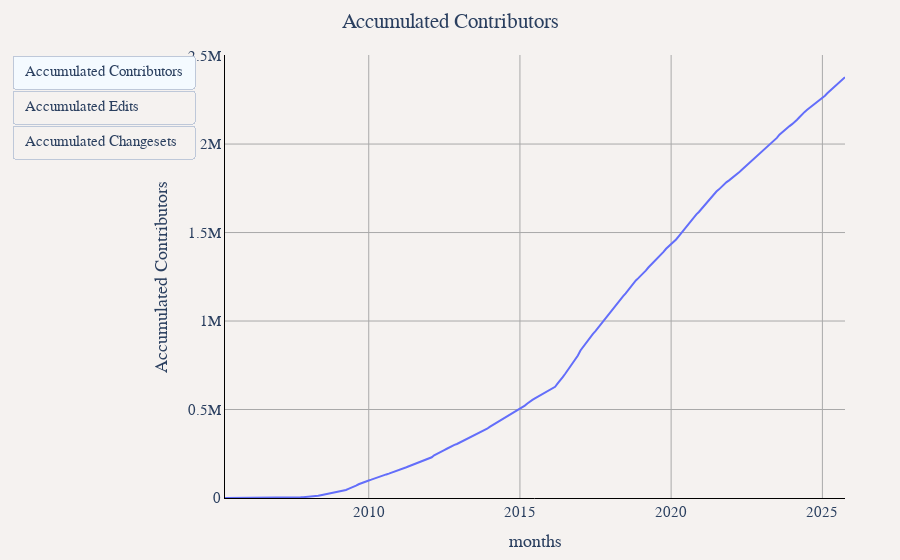

The code cell stored with this chart in its notebook:
### Markdown cell above
## Accumulated Contributors, Edits and Changesets Each Month

### Code cell
util.show_figure(
    [
        util.FigureConfig(
            title="Accumulated Contributors",
            label="Accumulated Contributors",
            x_col="months",
            y_col="Accumulated Contributors",
            query_or_df=df,
        ),
        util.FigureConfig(
            title="Accumulated Edits",
            label="Accumulated Edits",
            x_col="months",
            y_col="Accumulated Edits",
            query_or_df=df,
        ),
        util.FigureConfig(
            title="Accumulated Changesets",
            label="Accumulated Changesets",
            x_col="months",
            y_col="Accumulated Changesets",
            query_or_df=df,
        ),
    ]
)

### Figure 1 — Plotly figure (JSON) as saved in the notebook; plotly's stock layout.template omitted (floating-point values rounded to 4 significant figures; data arrays with more than 128 entries replaced by an {"elided": "..."} marker saying what was removed)
{"data": [{"hovertemplate": "Accumulated Contributors<br>%{x}<br>%{y:,} Accumulated Contributors<extra></extra>", "name": "Accumulated Contributors", "type": "scatter", "visible": true, "x": {"elided": "247 str values"}, "y": {"elided": "247 float values"}}, {"hovertemplate": "Accumulated Contributors<br>%{x}<br>%{y:,} Accumulated Edits<extra></extra>", "name": "Accumulated Contributors", "type": "scatter", "visible": false, "x": {"elided": "247 str values"}, "y": {"elided": "247 float values"}}, {"hovertemplate": "Accumulated Contributors<br>%{x}<br>%{y:,} Accumulated Changesets<extra></extra>", "name": "Accumulated Contributors", "type": "scatter", "visible": false, "x": {"elided": "247 str values"}, "y": {"elided": "247 float values"}}], "layout": {"barmode": "stack", "font": {"family": "Times", "size": 15}, "margin": {"b": 55, "l": 55, "r": 55, "t": 55}, "paper_bgcolor": "#f5f2f0", "plot_bgcolor": "#f5f2f0", "title": {"text": "Accumulated Contributors", "x": 0.5}, "updatemenus": [{"buttons": [{"args": [{"visible": [true, false, false]}, {"title.text": "Accumulated Contributors", "xaxis.title.text": "months", "yaxis.title.text": "Accumulated Contributors"}], "label": "Accumulated Contributors", "method": "update"}, {"args": [{"visible": [false, true, false]}, {"title.text": "Accumulated Edits", "xaxis.title.text": "months", "yaxis.title.text": "Accumulated Edits"}], "label": "Accumulated Edits", "method": "update"}, {"args": [{"visible": [false, false, true]}, {"title.text": "Accumulated Changesets", "xaxis.title.text": "months", "yaxis.title.text": "Accumulated Changesets"}], "label": "Accumulated Changesets", "method": "update"}], "type": "buttons"}], "xaxis": {"gridcolor": "darkgray", "linecolor": "black", "showgrid": true, "tickcolor": "black", "title": {"text": "months"}, "zerolinecolor": "darkgray"}, "yaxis": {"gridcolor": "darkgray", "linecolor": "black", "rangemode": "tozero", "showgrid": true, "tickcolor": "black", "title": {"text": "Accumulated Contributors"}, "zerolinecolor": "darkgray"}}}
